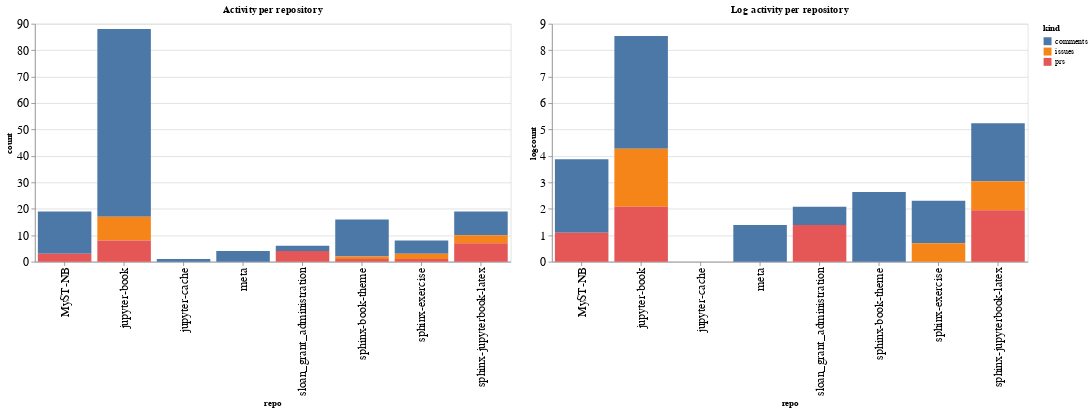

The notebook cell this image was saved under:
### Code cell
ch1 = alt.Chart(repo_summaries, width=600, title="Activity per repository").mark_bar().encode(
    x='repo',
    y='count',
    color='kind',
    tooltip="kind"
)

ch2 = alt.Chart(repo_summaries, width=600, title="Log activity per repository").mark_bar().encode(
    x='repo',
    y='logcount',
    color='kind',
    tooltip="kind"
)

ch1 | ch2

### Figure 1 — Vega-Lite specification as saved in the notebook (floating-point values rounded to 4 significant figures)
{"config": {"axisLeft": {"labelFontSize": 15}, "axisBottom": {"labelFontSize": 15}}, "hconcat": [{"mark": "bar", "encoding": {"color": {"type": "nominal", "field": "kind"}, "tooltip": {"type": "nominal", "field": "kind"}, "x": {"type": "nominal", "field": "repo"}, "y": {"type": "quantitative", "field": "count"}}, "title": "Activity per repository", "width": 600}, {"mark": "bar", "encoding": {"color": {"type": "nominal", "field": "kind"}, "tooltip": {"type": "nominal", "field": "kind"}, "x": {"type": "nominal", "field": "repo"}, "y": {"type": "quantitative", "field": "logcount"}}, "title": "Log activity per repository", "width": 600}], "data": {"name": "data-950371e410f02be82938b60e8823da7c"}, "$schema": "https://vega.github.io/schema/vega-lite/v4.8.1.json", "datasets": {"data-950371e410f02be82938b60e8823da7c": [{"repo": "MyST-NB", "kind": "comments", "count": 16, "logcount": 2.773}, {"repo": "MyST-NB", "kind": "prs", "count": 3, "logcount": 1.099}, {"repo": "jupyter-book", "kind": "comments", "count": 71, "logcount": 4.263}, {"repo": "jupyter-book", "kind": "issues", "count": 9, "logcount": 2.197}, {"repo": "jupyter-book", "kind": "prs", "count": 8, "logcount": 2.079}, {"repo": "jupyter-cache", "kind": "comments", "count": 1, "logcount": 0.0}, {"repo": "meta", "kind": "comments", "count": 4, "logcount": 1.386}, {"repo": "sloan_grant_administration", "kind": "comments", "count": 2, "logcount": 0.6931}, {"repo": "sloan_grant_administration", "kind": "prs", "count": 4, "logcount": 1.386}, {"repo": "sphinx-book-theme", "kind": "comments", "count": 14, "logcount": 2.639}, {"repo": "sphinx-book-theme", "kind": "issues", "count": 1, "logcount": 0.0}, {"repo": "sphinx-book-theme", "kind": "prs", "count": 1, "logcount": 0.0}, {"repo": "sphinx-exercise", "kind": "comments", "count": 5, "logcount": 1.609}, {"repo": "sphinx-exercise", "kind": "issues", "count": 2, "logcount": 0.6931}, {"repo": "sphinx-exercise", "kind": "prs", "count": 1, "logcount": 0.0}, {"repo": "sphinx-jupyterbook-latex", "kind": "comments", "count": 9, "logcount": 2.197}, {"repo": "sphinx-jupyterbook-latex", "kind": "issues", "count": 3, "logcount": 1.099}, {"repo": "sphinx-jupyterbook-latex", "kind": "prs", "count": 7, "logcount": 1.946}]}}
